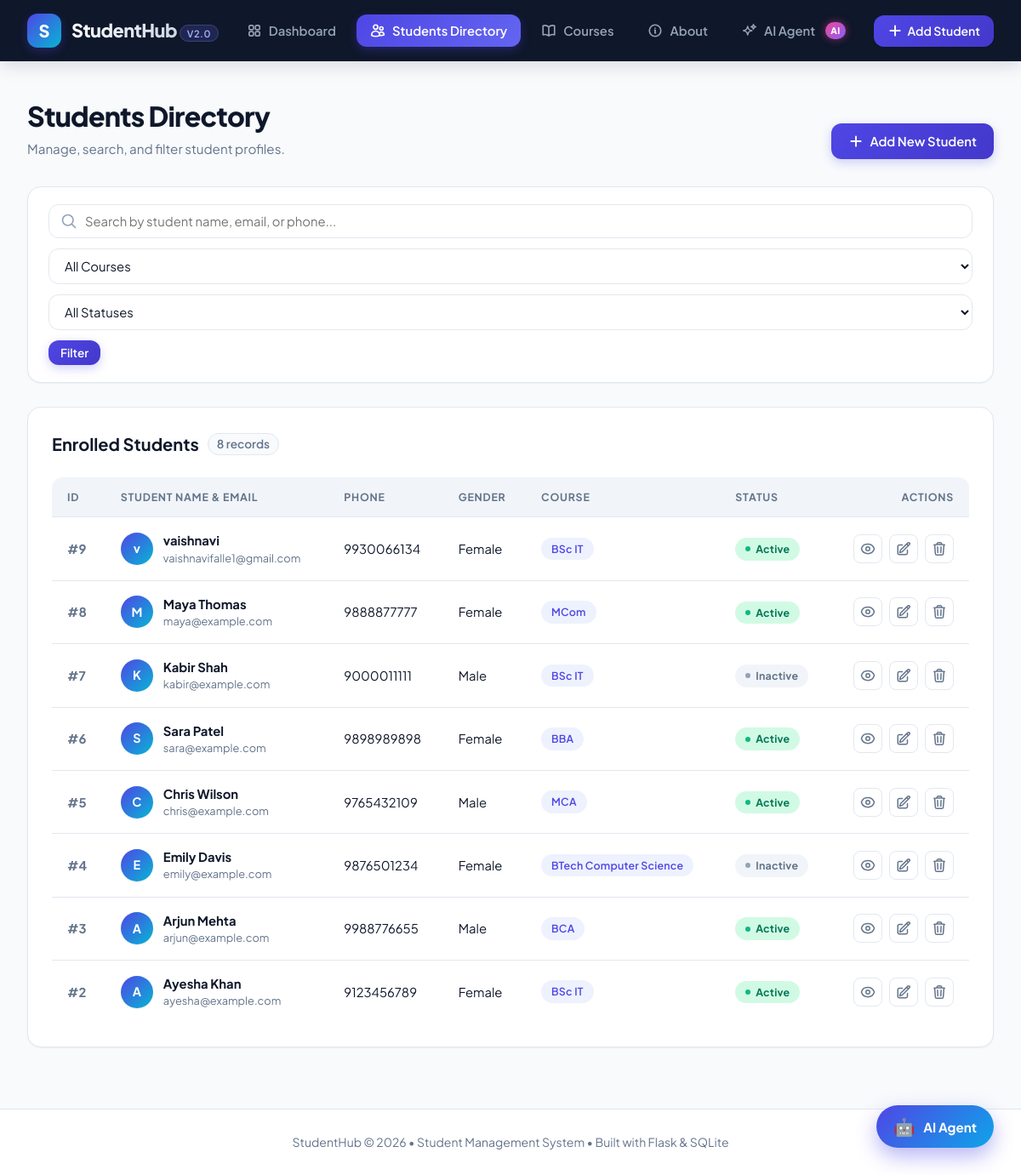
/students, run on the app's committed database.
### tables this page shows
CREATE TABLE students (

    id INTEGER PRIMARY KEY AUTOINCREMENT,

    name TEXT NOT NULL,

    email TEXT NOT NULL UNIQUE,

    phone TEXT,

    gender TEXT,

    course_id INTEGER NOT NULL,

    date_of_birth TEXT,

    enrollment_date TEXT DEFAULT CURRENT_DATE,

    status TEXT NOT NULL DEFAULT 'Active',

    FOREIGN KEY (course_id)
        REFERENCES courses(id)

);

CREATE TABLE courses (

    id INTEGER PRIMARY KEY AUTOINCREMENT,

    name TEXT NOT NULL UNIQUE

);

### app.py (the view, shortened to what this page needs)
@app.route("/students")
def students():
    search = request.args.get(
        "search",
        ""
    ).strip()
    course_id = request.args.get(
        "course_id",
        ""
    )
    status = request.args.get(
        "status",
        ""
    )
    connection = get_db_connection()
    cursor = connection.cursor()
    query = """
        SELECT
            students.id,
            students.name,
            students.email,
            students.phone,
            students.gender,
            students.status,
            courses.name AS course
        FROM students
        INNER JOIN courses
            ON students.course_id = courses.id
        WHERE 1 = 1
    """
    parameters = []
    if course_id:
        query += """
            AND students.course_id = ?
        """
        parameters.append(course_id)
    if status:
        query += """
            AND students.status = ?
        """
        parameters.append(status)
    query += """
        ORDER BY students.id DESC
    """
    cursor.execute(
        query,
        parameters
    )
    students_list = cursor.fetchall()
    cursor.execute("""
        SELECT id, name
        FROM courses
        ORDER BY name
    """)
    courses = cursor.fetchall()
    connection.close()
    return render_template(
        "students.html",
        students=students_list,
        courses=courses,
        search=search,
        selected_course=course_id,
        selected_status=status
    )

### database.py (called while the page is built)
def get_db_connection():
    connection = sqlite3.connect(DATABASE)
    connection.row_factory = sqlite3.Row
    connection.execute("PRAGMA foreign_keys = ON")
    return connection

### templates/students.html (shortened to what this page needs)
{% extends "base.html" %}
{% block content %}
<div class="page-header">
    <div class="page-title-group">
        <h1>Students Directory</h1>
        <p class="page-subtitle">Manage, search, and filter student profiles.</p>
    </div>
    <div class="header-actions">
        <a href="{{ url_for('add_student') }}" class="btn btn-primary">
            <svg width="18" height="18" fill="none" stroke="currentColor" viewBox="0 0 24 24">
                <path stroke-linecap="round" stroke-linejoin="round" stroke-width="2.5" d="M12 4.5v15m7.5-7.5h-15" />
            </svg>
            Add New Student
        </a>
    </div>
</div>
<div class="filter-bar">
    <form method="GET" action="{{ url_for('students') }}" class="filter-form">
        <div class="search-input-wrap">
            <input
                type="text"
                name="search"
                id="searchInput"
                value="{{ search }}"
                class="form-control"
                placeholder="Search by student name, email, or phone..."
            >
        </div>
        <select name="course_id" class="form-control form-select">
            <option value="">All Courses</option>
        </select>
        <select name="status" class="form-control form-select">
            <option value="">All Statuses</option>
        </select>
        <button type="submit" class="btn btn-primary btn-sm">Filter</button>
    </form>
</div>
<div class="card-section">
    <div class="section-header">
        <h2 class="section-title">
            Enrolled Students
            <span style="font-size: 0.85rem; font-weight: 600; color: var(--text-muted); background: var(--bg-main); padding: 2px 10px; border-radius: var(--radius-full); border: 1px solid var(--border-color);">
                {{ students|length }} records
            </span>
        </h2>
    </div>
    <div class="table-responsive">
        <table class="custom-table">
            <thead>
                <tr>
                    <th>ID</th>
                    <th>Student Name &amp; Email</th>
                    <th>Phone</th>
                    <th>Gender</th>
                    <th>Course</th>
                    <th>Status</th>
                    <th style="text-align: right;">Actions</th>
                </tr>
            </thead>
            <tbody>
                {% for student in students %}
                <tr>
                    <td style="font-weight: 700; color: var(--text-muted);">#{{ student.id }}</td>
                    <td>
                        <div class="student-profile-cell">
                            <div class="avatar-initial">{{ student.name[0] }}</div>
                            <div>
                                <div class="student-name-text">{{ student.name }}</div>
                                <div class="student-email-sub">{{ student.email }}</div>
                            </div>
                        </div>
                    </td>
                    <td>{{ student.phone or 'N/A' }}</td>
                    <td>{{ student.gender or 'N/A' }}</td>
                    <td>
                        <span class="badge badge-course">{{ student.course }}</span>
                    </td>
                    <td>
                        {% if student.status == 'Active' %}
                            <span class="badge badge-active">Active</span>
                        {% else %}
                            <span class="badge badge-inactive">Inactive</span>
                        {% endif %}
                    </td>
                    <td style="text-align: right;">
                        <div class="action-buttons" style="justify-content: flex-end;">
                            <a href="{{ url_for('student_detail', student_id=student.id) }}" class="btn-icon" title="View Details">
                            </a>
                            <a href="{{ url_for('edit_student', student_id=student.id) }}" class="btn-icon" title="Edit Student">
                            </a>
                            <form
                                method="POST"
                                action="{{ url_for('delete_student', student_id=student.id) }}"
                                class="delete-form"
                                data-student-name="{{ student.name }}"
                                style="display: inline;"
                            >
                                <button type="submit" class="btn-icon btn-icon-danger" title="Delete Student">
                                </button>
                            </form>
                        </div>
                    </td>
                </tr>
                {% endfor %}
            </tbody>
        </table>
    </div>
</div>
{% endblock %}

### data on the page
students: id "9", name "v", name "vaishnavi", email "vaishnavifalle1@gmail.com", phone "9930066134", gender "Female", course "BSc IT", status "Active"
students: id "8", name "M", name "Maya Thomas", email "maya@example.com", phone "9888877777", gender "Female", course "MCom", status "Active"
students: id "7", name "K", name "Kabir Shah", email "kabir@example.com", phone "9000011111", gender "Male", course "BSc IT", status "Inactive"
students: id "6", name "S", name "Sara Patel", email "sara@example.com", phone "9898989898", gender "Female", course "BBA", status "Active"
students: id "5", name "C", name "Chris Wilson", email "chris@example.com", phone "9765432109", gender "Male", course "MCA", status "Active"
students: id "4", name "E", name "Emily Davis", email "emily@example.com", phone "9876501234", gender "Female", course "BTech Computer Science", status "Inactive"
students: id "3", name "A", name "Arjun Mehta", email "arjun@example.com", phone "9988776655", gender "Male", course "BCA", status "Active"
students: id "2", name "A", name "Ayesha Khan", email "ayesha@example.com", phone "9123456789", gender "Female", course "BSc IT", status "Active"

### other printed values
{{ students|length }} "8"
